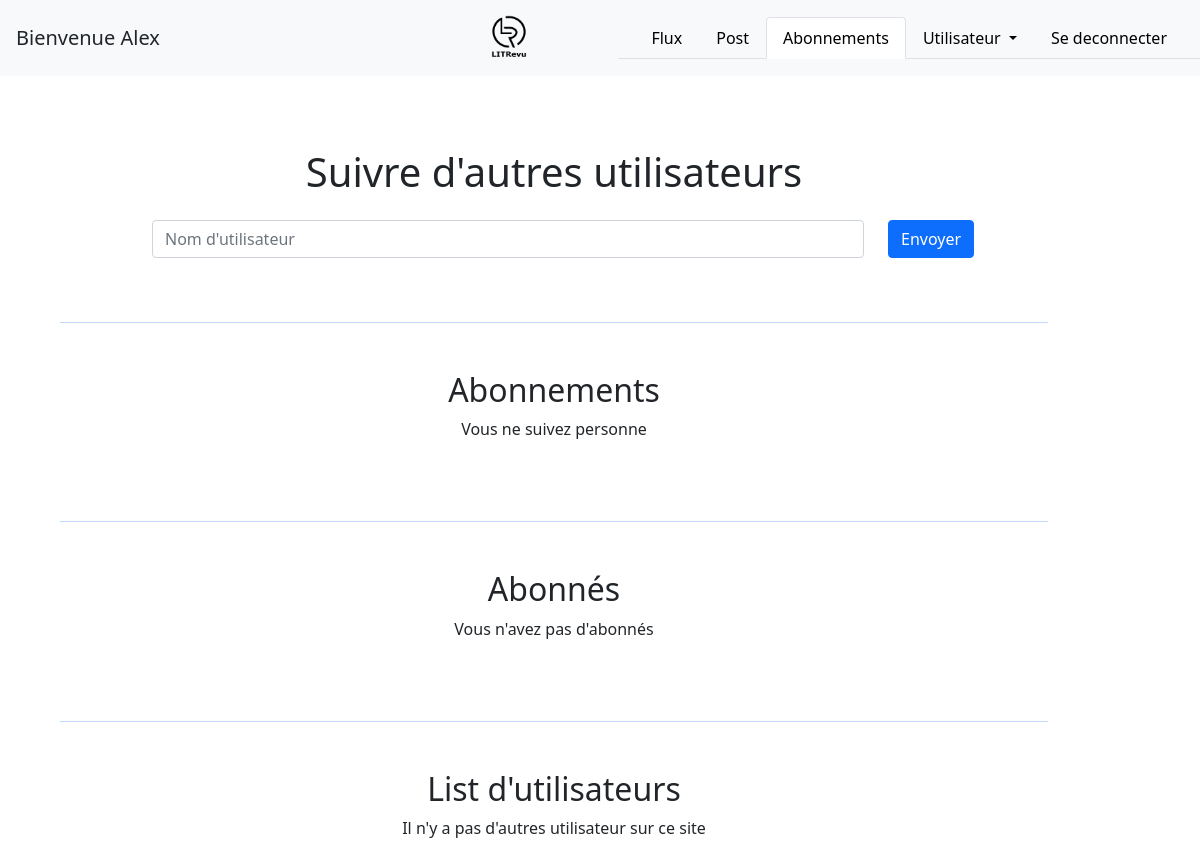
Before: /home/followers (signed in) with the older database file.
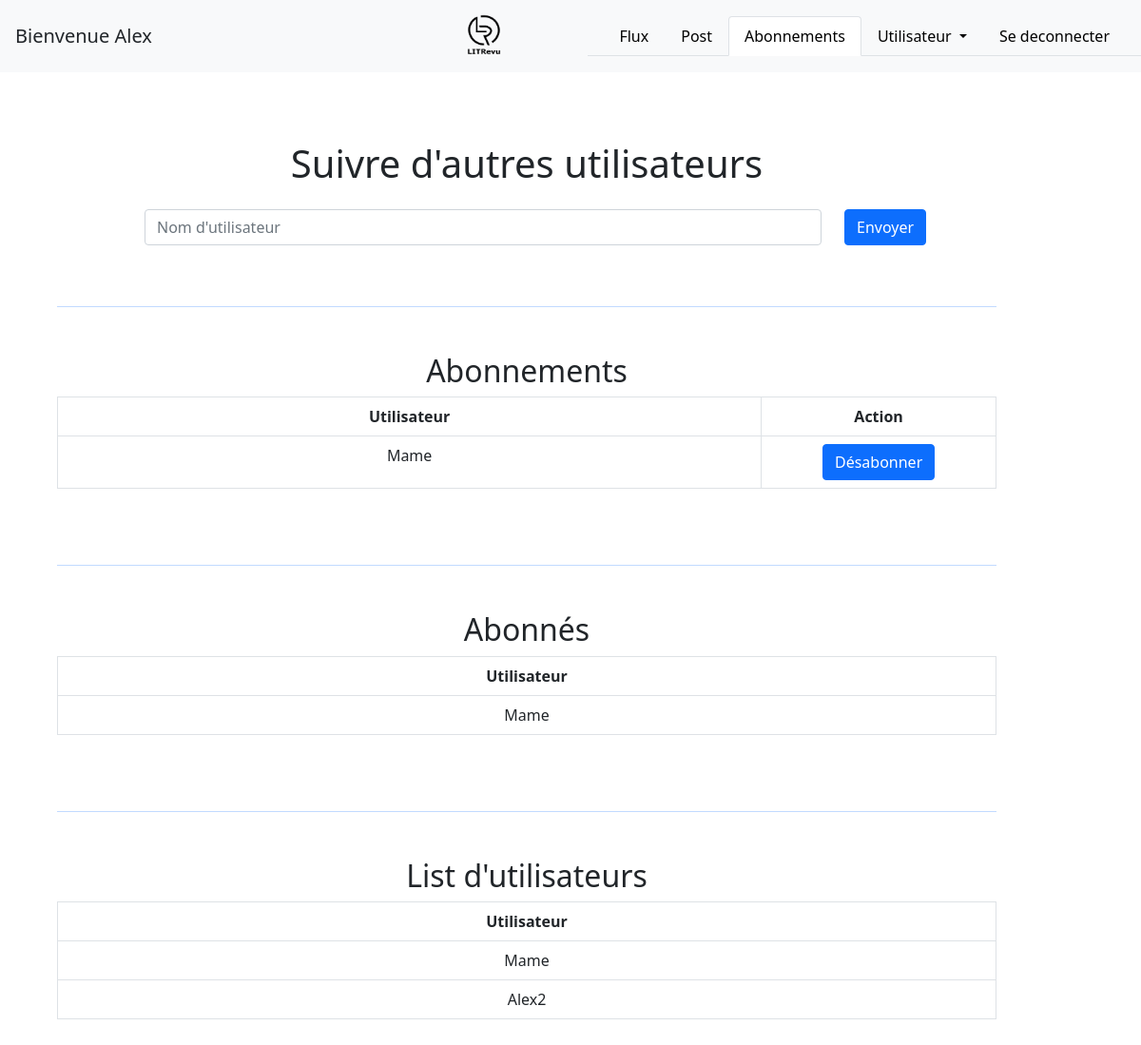
After: the same page with the newer database file.
### blog/models.py (models this page shows)
class UserFollows(models.Model):
    user = models.ForeignKey(settings.AUTH_USER_MODEL, on_delete=models.CASCADE, related_name="following")
    followed_user = models.ForeignKey(settings.AUTH_USER_MODEL, on_delete=models.CASCADE, related_name="followed_by")
    class Meta:
        unique_together = ('user', 'followed_user')

### authentication/models.py (models this page shows)
class User(AbstractUser):
    followers = models.ManyToManyField(settings.AUTH_USER_MODEL, through='blog.UserFollows')
    class Meta:
        ordering = ['first_name']

### blog/views.py (the view, shortened to what this page needs)
# urls.py: path('home/followers', blog.views.follow_users, name='followers'),
@login_required
def follow_users(request):
    users = auth_models.User.objects.exclude(username=request.user)
    form_add = forms.FollowUsersForm(instance=request.user, initial={'followers': ''})
    form_delete = forms.DeleteFollower()
    following = request.user.following.all()
    followed_by = request.user.followed_by.all()
    context = {
        'form_add': form_add,
        'form_delete': form_delete,
        'users': users,
        'following': following,
        'followed_by': followed_by,
        'user': request.user
    }
    return render(request, 'blog/followers.html', context=context)

### blog/forms.py (shortened to what this page needs)
class FollowUsersForm(forms.ModelForm):
    followers = forms.CharField(widget=forms.TextInput(attrs={
        "class": "form-control",
        "placeholder": "Nom d'utilisateur"})
        )
    add_follower = forms.BooleanField(widget=forms.HiddenInput, initial=True)
    class Meta:
        model = get_user_model()
        fields = ["followers"]

class DeleteFollower(forms.Form):
    delete_follower = forms.BooleanField(widget=forms.HiddenInput, initial=True)

### blog/templates/blog/followers.html (shortened to what the changed rows need)
{% extends 'base.html' %}
{% block content %}
<main>
    <section class="m-5">
        <div class="container">
            <div class="row">
                <div class="col-11">
                    <h1 class="text-center my-4">Suivre d'autres utilisateurs</h1>
                </div>
            </div>
        </div>
        <form method="post">
            <div>
                <div class="container">
                    <div class="row">
                        <div class="col-8 offset-1">
                            {% for field in form_add %}
                                <div>
                                    {{ field }}
                                </div>
                            {% endfor %}
                        </div>
                    </div>
                </div>
            </div>
        </form>
    </section>
    <section class="m-5">
        {% if following %}
            <div class="container">
                <div class="row">
                    <div class="col-11">
                        <hr class="text-primary">
                        <h2 class="text-center mt-5">Abonnements</h2>
                    </div>
                </div>
            </div>
            <div class="container">
                <div class="row">
                    <div class="col-11">
                        <table class="table table-bordered">
                            <thead>
                            <tr>
                                <th scope="col" class="w-75 text-center">Utilisateur</th>
                                <th scope="col" class="text-center">Action</th>
                            </tr>
                            </thead>
                            <tbody>
                                {% for follow in following %}
                                    <tr>
                                        <td class="text-center">{{ follow.followed_user }}</td>
                                        <td class="text-center">
                                            <form method="post">
                                                <button type="submit" class="btn btn-primary">Désabonner</button>
                                            </form>
                                        </td>
                                    </tr>
                                {% endfor %}
                            </tbody>
                        </table>
                    </div>
                </div>
            </div>
        {% else %}
            <div class="container">
                <div class="row">
                    <div class="col-11">
                        <hr class="text-primary">
                        <h2 class="text-center mt-5">Abonnements</h2>
                        <p class="text-center">Vous ne suivez personne</p>
                    </div>
                </div>
            </div>
        {% endif %}
    </section>
    <section class="m-5">
        {% if followed_by %}
            <div class="container">
                <div class="row">
                    <div class="col-11">
                        <hr class="text-primary">
                        <h2 class="text-center mt-5">Abonnés</h2>
                    </div>
                </div>
            </div>
            <div class="container">
                <div class="row">
                    <div class="col-11">
                        <table class="table table-bordered">
                            <thead>
                            <tr>
                                <th scope="col" class="text-center">Utilisateur</th>
                            </tr>
                            </thead>
                            <tbody>
                                {% for follower in followed_by %}
                                    <tr>
                                        <td class="text-center">{{ follower.user }}</td>
                                    </tr>
                                {% endfor %}
                            </tbody>
                        </table>
                    </div>
                </div>
            </div>
        {% else %}
            <div class="container">
                <div class="row">
                    <div class="col-11">
                        <hr class="text-primary">
                        <h2 class="text-center mt-5">Abonnés</h2>
                        <p class="text-center">Vous n'avez pas d'abonnés</p>
                    </div>
                </div>
            </div>
        {% endif %}
    </section>
    <section class="m-5">
        {% if users %}
            <div class="container">
                <div class="row">
                    <div class="col-11">
                        <hr class="text-primary">
                        <h2 class="text-center mt-5">List d'utilisateurs</h2>
                    </div>
                </div>
            </div>
            <div class="container">
                <div class="row">
                    <div class="col-11">
                        <table class="table table-bordered">
                            <thead>
                            <tr>
                                <th scope="col" class="text-center">Utilisateur</th>
                            </tr>
                            </thead>
                            <tbody>
                                {% for user in users %}
                                    <tr>
                                        <td class="text-center">{{ user }}</td>
                                    </tr>
                                {% endfor %}
                            </tbody>
                        </table>
                    </div>
                </div>
            </div>
        {% else %}
            <div class="container">
                <div class="row">
                    <div class="col-11">
                        <hr class="text-primary">
                        <h2 class="text-center mt-5">List d'utilisateurs</h2>
                        <p class="text-center">Il n'y a pas d'autres utilisateur sur ce site</p>
                    </div>
                </div>
            </div>
        {% endif %}
    </section>
</main>
{% endblock content %}

Changed rows visible on the page:
added UserFollows: followed_user "Mame", shown under "Abonnements"
added UserFollows: user "Mame", shown under "Abonnés"
added User: username "Mame"
added User: username "Alex2"
Other visible differences:
text no longer shown: "Vous ne suivez personne Vous n'avez pas d'abonnés Il n'y a pas d'autres utilisateur sur ce site"
text now shown: "Utilisateur Action Utilisateur Utilisateur"
